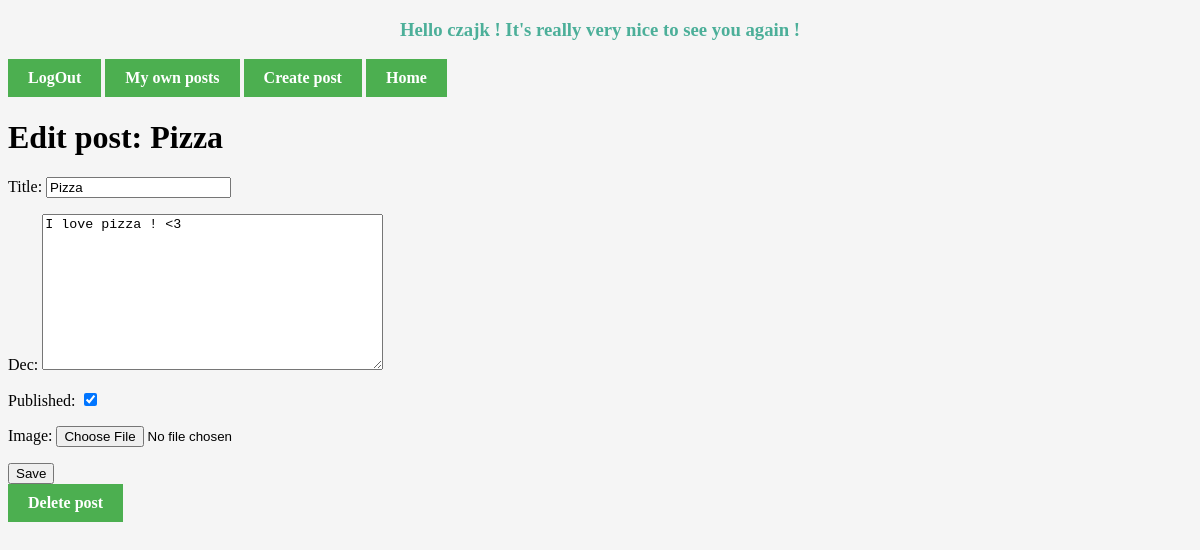
Screenshot of /4/ (signed in) with the database file from the repository.
### Registration/models.py (models this page shows, shortened)
class Posts(models.Model):
    title = models.CharField(max_length=200)
    dec = models.TextField(blank=True)
    createDate = models.DateTimeField(auto_now_add=True) # automatically filled by Django during creation
    published = models.BooleanField()
    image = models.ImageField(upload_to='images/',blank=True)
    user = models.ForeignKey(User, on_delete=models.CASCADE) # Creating many to many relationship with User model

### Registration/views.py (the view)
# urls.py: path('<int:postId>/', views.detail, name='detail'),
def detail(request, postId):
    post = get_object_or_404(Posts, id=postId, user=request.user)
    if request.method == 'GET':
        form = PostForm(instance=post)
        return render(request, 'detail.html', {'post':post, 'form':form})
    else:
        form = PostForm(request.POST, instance=post)
        if form.is_valid():
            form.save()
            return redirect('posts')

### Registration/forms.py
class PostForm(forms.ModelForm):
    class Meta:
        model = Posts # we used here Posts model from models
        fields = ('title', 'dec', 'published', 'image' ) # we add here filds which can be complete by user

### Registration/TEMPLATES/detail.html (shortened to what this page needs)
{% extends 'base.html' %}
{% block content %}
<h1>Edit post: {{post.title}}</h1>
<form action="{% url 'detail' post.id %}" method="post">
    {{form.as_p}}
    <button type="submit">Save</button>
</form>
<a href="{% url 'deletePost' post.id %}">Delete post</a>
{% endblock content %}

### baseTemplates/base.html (shortened to what this page needs)
{% load static %}
<!DOCTYPE html>
<html lang="pl">
<head>
    <link rel="stylesheet" href="{% static 'MainUser/css/base.css' %}">
</head>
<body>
    {% if user.is_authenticated %}
        <h3>Hello {{user}} ! It's really very nice to see you again !</h3>
        <a href="{% url 'logOutUser' %}">LogOut</a>
        <a href="{% url 'posts' %}">My own posts</a>
        <a href="{% url 'createNewPosts' %}">Create post</a>
    {% else %}
        <a href="{% url 'register' %}">Registration</a>
        <a href="{% url 'logUser' %}">LogIn</a>
    {% endif %}
    <a href="{% url 'home' %}">Home</a>
    {% block content %}
    {% endblock content %}
</body>
</html>

### MainUser/static/MainUser/css/base.css (style rules this page uses)
a { font-weight: bold; }
a:link, a:visited { background-color: #4CAF50; color: white; padding: 10px 20px; text-align: center; text-decoration: none; display: inline-block; }
body { background-color: whitesmoke; }
h3 { color: #4caf99; text-align: center; }

### rows the page displays
Posts: title "Pizza", dec "I love pizza ! <3", published "☑"

### other values shown
{{ user }} "czajk"
